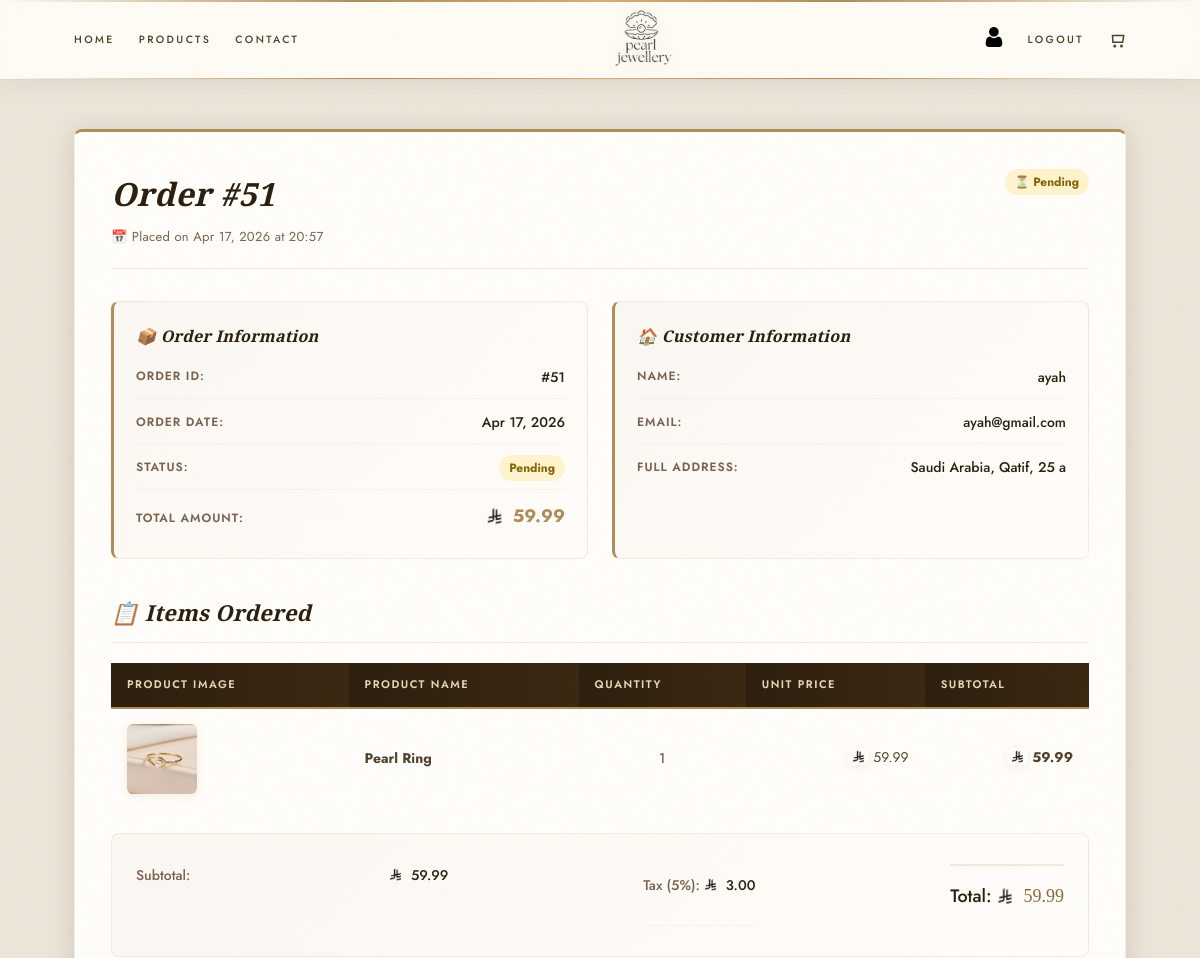
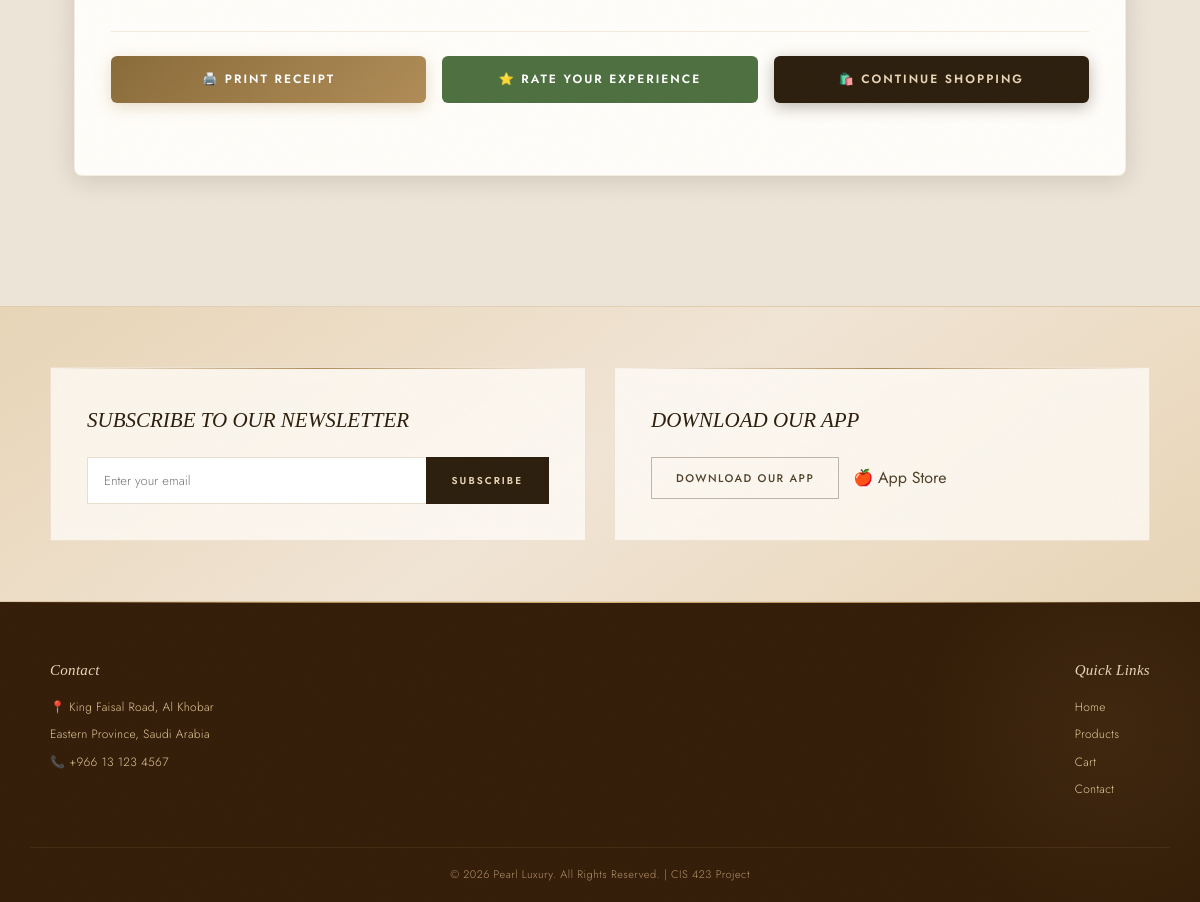
/order_details.php?id=51 (signed in), run on the app's committed database (2 pictures, top to bottom).
### tables this page shows
CREATE TABLE IF NOT EXISTS orders (
  order_id int NOT NULL AUTO_INCREMENT,
  user_id int,
  customer_name varchar(150) NOT NULL,
  customer_email varchar(150) NOT NULL,
  customer_address longtext,
  total_amount decimal(10,2) NOT NULL,
  order_date datetime DEFAULT CURRENT_TIMESTAMP,
  status varchar(50) DEFAULT 'Pending',
  PRIMARY KEY (order_id),
  KEY user_id (user_id),
  KEY idx_status (status),
  KEY idx_order_date (order_date),
  FOREIGN KEY (user_id) REFERENCES users (user_id) ON DELETE SET NULL
);

CREATE TABLE IF NOT EXISTS users (
  user_id int NOT NULL AUTO_INCREMENT,
  username varchar(100) NOT NULL UNIQUE,
  password varchar(255) NOT NULL,
  email varchar(150) NOT NULL UNIQUE,
  created_at timestamp DEFAULT CURRENT_TIMESTAMP,
  first_name varchar(100),
  last_name varchar(100),
  phone varchar(20),
  address longtext,
  city varchar(100),
  country varchar(100),
  PRIMARY KEY (user_id),
  KEY idx_username (username),
  KEY idx_email (email)
);

CREATE TABLE IF NOT EXISTS order_items (
  item_id int NOT NULL AUTO_INCREMENT,
  order_id int NOT NULL,
  product_id int NOT NULL,
  quantity int NOT NULL,
  price decimal(10,2) NOT NULL,
  PRIMARY KEY (item_id),
  KEY order_id (order_id),
  KEY product_id (product_id),
  FOREIGN KEY (order_id) REFERENCES orders (order_id) ON DELETE CASCADE,
  FOREIGN KEY (product_id) REFERENCES products (product_id) ON DELETE CASCADE
);

CREATE TABLE IF NOT EXISTS products (
  product_id int NOT NULL AUTO_INCREMENT,
  name varchar(150) NOT NULL,
  description longtext,
  price decimal(10,2) NOT NULL,
  image varchar(255),
  category varchar(100) DEFAULT 'Pearl Jewelry',
  stock int DEFAULT 0,
  material varchar(100) DEFAULT 'Genuine Freshwater Pearl',
  metal varchar(100) DEFAULT 'Sterling Silver 925',
  authenticity varchar(200) DEFAULT 'Certified Genuine • 100% Authentic',
  dimensions varchar(100),
  weight varchar(50),
  pearl_size varchar(50) DEFAULT '8-10mm',
  care_instructions longtext,
  created_at timestamp DEFAULT CURRENT_TIMESTAMP,
  added_by int DEFAULT NULL,
  PRIMARY KEY (product_id),
  KEY idx_name (name),
  KEY idx_category (category),
  KEY idx_price (price),
  KEY added_by (added_by),
  FOREIGN KEY (added_by) REFERENCES admins (admin_id) ON DELETE SET NULL
);

### order_details.php (the view, shortened to what this page needs)
<?php
include 'db.php';
include_once 'currency_helper.php';
$user_id  = intval($_SESSION['user_id']);
$order_id = intval($_GET['id']);
function getFirstImage($imageField) {
    $list = array_filter(array_map('trim', explode(',', $imageField ?? '')));
    return !empty($list) ? reset($list) : '';
}
$sql = "SELECT * FROM orders WHERE order_id = :oid AND user_id = :uid";
$statement = $pdo->prepare($sql);
$statement->bindValue(':oid', $order_id);
$statement->bindValue(':uid', $user_id);
$statement->execute();
$order = $statement->fetch();
$sql = "SELECT oi.*, p.name, p.image
        FROM order_items oi
        JOIN products p ON oi.product_id = p.product_id
        WHERE oi.order_id = :oid";
$statement = $pdo->prepare($sql);
$statement->bindValue(':oid', $order_id);
$statement->execute();
$items = $statement->fetchAll();
$sql = "SELECT country, city, address FROM users WHERE user_id = :uid";
$statement = $pdo->prepare($sql);
$statement->bindValue(':uid', $user_id);
$statement->execute();
$userInfo = $statement->fetch();
$country = (!empty($userInfo['country'])) ? $userInfo['country'] : 'Not provided';
$city    = (!empty($userInfo['city']))    ? $userInfo['city']    : 'Not provided';
$address = (!empty($userInfo['address'])) ? $userInfo['address'] : 'Not provided';
include 'includes/header.php';
?>
<div class="order-details-wrapper">
    <div class="order-details-container">
        <div class="order-header">
            <div>
                <h1>Order #<?php echo $order['order_id']; ?></h1>
                <p class="order-date">📅 Placed on <?php echo date('M d, Y \a\t H:i', strtotime($order['order_date'])); ?></p>
            </div>
            <div class="order-status-badge">
                <?php
                $status = $order['status'] ?? 'Pending';
                $badgeClass = 'badge-pending';
                $statusEmoji = '⏳';
                ?>
                <span class="badge <?php echo $badgeClass; ?>"><?php echo $statusEmoji; ?> <?php echo htmlspecialchars($status); ?></span>
            </div>
        </div>
        <div class="order-info-grid">
            <div class="info-card">
                <h3>📦 Order Information</h3>
                <div class="info-row">
                    <span class="info-label">Order ID:</span>
                    <span class="info-value">#<?php echo $order['order_id']; ?></span>
                </div>
                <div class="info-row">
                    <span class="info-label">Order Date:</span>
                    <span class="info-value"><?php echo date('M d, Y', strtotime($order['order_date'])); ?></span>
                </div>
                <div class="info-row">
                    <span class="info-label">Status:</span>
                    <span class="info-value">
                        <span class="badge <?php echo $badgeClass; ?>"><?php echo htmlspecialchars($status); ?></span>
                    </span>
                </div>
                <div class="info-row">
                    <span class="info-label">Total Amount:</span>
                    <span class="info-value" style="font-size: 18px; font-weight: bold; color: var(--color-gold);"><?php echo formatPrice($order['total_amount']); ?></span>
                </div>
            </div>
            <div class="info-card">
                <h3>🏠 Customer Information</h3>
                <div class="info-row">
                    <span class="info-label">Name:</span>
                    <span class="info-value"><?php echo htmlspecialchars($order['customer_name']); ?></span>
                </div>
                <div class="info-row">
                    <span class="info-label">Email:</span>
                    <span class="info-value"><?php echo htmlspecialchars($order['customer_email']); ?></span>
                </div>
                <div class="info-row">
                    <span class="info-label">Full Address:</span>
                    <span class="info-value">
                        <?php echo htmlspecialchars($country . ', ' . $city . ', ' . $address); ?>
                    </span>
                </div>
            </div>
        </div>
        <div class="order-items">
            <h2>📋 Items Ordered</h2>
            <?php if (count($items) > 0): ?>
                <table class="items-table">
                    <thead>
                        <tr>
                            <th>Product Image</th>
                            <th>Product Name</th>
                            <th>Quantity</th>
                            <th>Unit Price</th>
                            <th>Subtotal</th>
                        </tr>
                    </thead>
                    <tbody>
                        <?php
                        $subtotal = 0;
                        foreach ($items as $item):
                            $itemSubtotal = $item['quantity'] * $item['price'];
                            $subtotal += $itemSubtotal;
                            $itemImage  = getFirstImage($item['image']);
                        ?>
                        <tr>
                            <td>
                                <img src="images/<?php echo htmlspecialchars($itemImage); ?>"
                                     alt="<?php echo htmlspecialchars($item['name']); ?>"
                                     onerror="this.src='https://via.placeholder.com/80x80/f5ebe0/b08d57?text=Product'">
                            </td>
                            <td><strong><?php echo htmlspecialchars($item['name']); ?></strong></td>
                            <td style="text-align: center;"><?php echo $item['quantity']; ?></td>
                            <td style="text-align: right;"><?php echo formatPrice($item['price']); ?></td>
                            <td style="text-align: right; font-weight: bold;"><?php echo formatPrice($itemSubtotal); ?></td>
                        <?php endforeach; ?>
                    </tbody>
                </table>
                <div class="order-summary">
                    <div class="summary-row">
                        <span>Subtotal:</span>
                        <span id="subtotalValue"><?php echo formatPrice($subtotal); ?></span>
                    <div class="summary-row">
                        <span>Tax (5%):</span>
                        <span id="taxValue"><?php echo formatPrice($subtotal * 0.05); ?></span>
                    </div>
                    <div class="summary-row total">
                        <span>Total:</span>
                        <span id="totalValue"><?php echo formatPrice($order['total_amount']); ?></span>
                    </div>
                </div>
            <?php else: ?>
                <div style="text-align: center; padding: 30px; background: var(--color-ivory-warm); border-radius: 8px;">
                    <p style="color: #888;">No items found in this order.</p>
                </div>
            <?php endif; ?>
        </div>
        <div class="order-actions">
            <button onclick="printReceiptOD()" class="btn btn-gold" style="flex: 1;">🖨️ Print Receipt</button>
            <a href="review.php?order_id=<?php echo $order['order_id']; ?>" class="btn btn-success" style="flex: 1;">⭐ Rate Your Experience</a>
            <a href="index.php" class="btn btn-primary" style="flex: 1;">🛍️ Continue Shopping</a>
        </div>
    </div>
</div>
<?php include 'includes/footer.php'; ?>

### currency_helper.php (shortened to what this page needs)
<?php
function formatPrice($amount, $decimals = 2) {
    $formatted = number_format($amount, $decimals);
    return '<span class="price-with-sar"><img src="images/SAR.webp" alt="SAR" class="currency-icon" title="Saudi Riyal">' . $formatted . '</span>';
}
?>

### data on the page
orders: order_id "51", order_date "Apr 17, 2026 at 20:57", status "Pending", order_date "Apr 17, 2026", total_amount "59.99 59.99", customer_name "ayah", customer_email "ayah@gmail.com"
users: country+city+address "Saudi Arabia, Qatif, 25 a"
order_items: product.name "Pearl Ring", quantity "1", price "59.99 59.99"

### other printed values
$statusEmoji "⏳"
$formatted "59.99 3.00"
